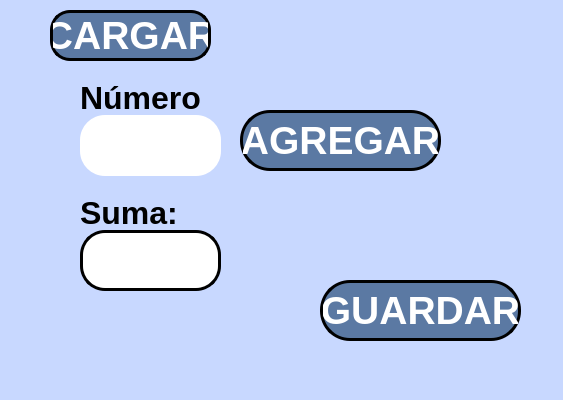
<?xml version="1.0" encoding="UTF-8"?>
<ui version="4.0">
 <class>MainWindow</class>
 <widget class="QMainWindow" name="MainWindow">
  <property name="geometry">
   <rect>
    <x>0</x>
    <y>0</y>
    <width>563</width>
    <height>400</height>
   </rect>
  </property>
  <property name="windowTitle">
   <string>MainWindow</string>
  </property>
  <property name="styleSheet">
   <string notr="true">background-color: rgb(200, 216, 255);</string>
  </property>
  <widget class="QWidget" name="centralwidget">
   <widget class="QPushButton" name="btn_agregar">
    <property name="geometry">
     <rect>
      <x>240</x>
      <y>110</y>
      <width>201</width>
      <height>61</height>
     </rect>
    </property>
    <property name="font">
     <font>
      <pointsize>29</pointsize>
      <bold>true</bold>
     </font>
    </property>
    <property name="styleSheet">
     <string notr="true">background-color: rgb(91, 121, 163);
color: rgb(255, 255, 255);
border-radius: 30px;
border: 3px solid black;

</string>
    </property>
    <property name="text">
     <string>AGREGAR</string>
    </property>
   </widget>
   <widget class="QLineEdit" name="txt_numero">
    <property name="geometry">
     <rect>
      <x>80</x>
      <y>115</y>
      <width>141</width>
      <height>61</height>
     </rect>
    </property>
    <property name="font">
     <font>
      <pointsize>40</pointsize>
      <bold>true</bold>
     </font>
    </property>
    <property name="styleSheet">
     <string notr="true">background-color: rgb(255, 255, 255);
border-radius:25px;
</string>
    </property>
    <property name="text">
     <string/>
    </property>
    <property name="alignment">
     <set>Qt::AlignCenter</set>
    </property>
   </widget>
   <widget class="QLabel" name="label">
    <property name="geometry">
     <rect>
      <x>80</x>
      <y>80</y>
      <width>121</width>
      <height>31</height>
     </rect>
    </property>
    <property name="text">
     <string>&lt;html&gt;&lt;head/&gt;&lt;body&gt;&lt;p&gt;&lt;span style=&quot; font-size:24pt; font-weight:700;&quot;&gt;Número:&lt;/span&gt;&lt;/p&gt;&lt;/body&gt;&lt;/html&gt;</string>
    </property>
   </widget>
   <widget class="QLabel" name="label_3">
    <property name="geometry">
     <rect>
      <x>80</x>
      <y>195</y>
      <width>121</width>
      <height>31</height>
     </rect>
    </property>
    <property name="text">
     <string>&lt;html&gt;&lt;head/&gt;&lt;body&gt;&lt;p&gt;&lt;span style=&quot; font-size:24pt; font-weight:700;&quot;&gt;Suma:&lt;/span&gt;&lt;/p&gt;&lt;/body&gt;&lt;/html&gt;</string>
    </property>
   </widget>
   <widget class="QLineEdit" name="txt_suma">
    <property name="geometry">
     <rect>
      <x>80</x>
      <y>230</y>
      <width>141</width>
      <height>61</height>
     </rect>
    </property>
    <property name="font">
     <font>
      <pointsize>40</pointsize>
      <bold>true</bold>
     </font>
    </property>
    <property name="styleSheet">
     <string notr="true">background-color: rgb(255, 255, 255);
border-radius:25px;
border: 3px solid black;
</string>
    </property>
    <property name="text">
     <string/>
    </property>
    <property name="alignment">
     <set>Qt::AlignCenter</set>
    </property>
   </widget>
   <widget class="QPushButton" name="btn_guardar">
    <property name="geometry">
     <rect>
      <x>320</x>
      <y>280</y>
      <width>201</width>
      <height>61</height>
     </rect>
    </property>
    <property name="font">
     <font>
      <pointsize>29</pointsize>
      <bold>true</bold>
     </font>
    </property>
    <property name="styleSheet">
     <string notr="true">background-color: rgb(91, 121, 163);
color: rgb(255, 255, 255);
border-radius: 30px;
border: 3px solid black;

</string>
    </property>
    <property name="text">
     <string>GUARDAR</string>
    </property>
   </widget>
   <widget class="QPushButton" name="btn_cargar">
    <property name="geometry">
     <rect>
      <x>50</x>
      <y>10</y>
      <width>161</width>
      <height>51</height>
     </rect>
    </property>
    <property name="font">
     <font>
      <pointsize>29</pointsize>
      <bold>true</bold>
     </font>
    </property>
    <property name="styleSheet">
     <string notr="true">background-color: rgb(91, 121, 163);
color: rgb(255, 255, 255);
border-radius: 20px;
border: 3px solid black;

</string>
    </property>
    <property name="text">
     <string>CARGAR</string>
    </property>
   </widget>
  </widget>
  <widget class="QMenuBar" name="menubar">
   <property name="geometry">
    <rect>
     <x>0</x>
     <y>0</y>
     <width>563</width>
     <height>24</height>
    </rect>
   </property>
  </widget>
  <widget class="QStatusBar" name="statusbar"/>
 </widget>
 <resources/>
 <connections/>
</ui>
